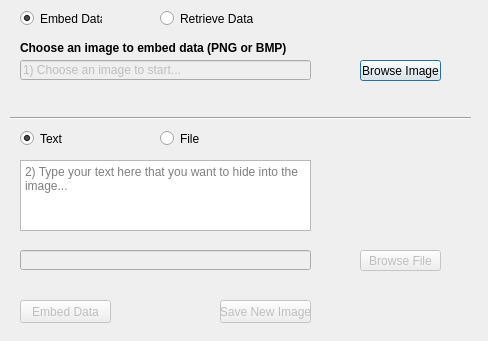
<?xml version="1.0" encoding="UTF-8"?>
<ui version="4.0">
 <class>embedData</class>
 <widget class="QDialog" name="embedData">
  <property name="windowModality">
   <enum>Qt::NonModal</enum>
  </property>
  <property name="geometry">
   <rect>
    <x>0</x>
    <y>0</y>
    <width>488</width>
    <height>341</height>
   </rect>
  </property>
  <property name="focusPolicy">
   <enum>Qt::TabFocus</enum>
  </property>
  <property name="windowTitle">
   <string>BounSteg</string>
  </property>
  <widget class="QRadioButton" name="radioText">
   <property name="geometry">
    <rect>
     <x>20</x>
     <y>130</y>
     <width>82</width>
     <height>17</height>
    </rect>
   </property>
   <property name="text">
    <string>Text</string>
   </property>
   <property name="checked">
    <bool>true</bool>
   </property>
   <property name="autoExclusive">
    <bool>false</bool>
   </property>
  </widget>
  <widget class="QRadioButton" name="radioFile">
   <property name="geometry">
    <rect>
     <x>160</x>
     <y>130</y>
     <width>82</width>
     <height>17</height>
    </rect>
   </property>
   <property name="text">
    <string>File</string>
   </property>
   <property name="autoExclusive">
    <bool>false</bool>
   </property>
  </widget>
  <widget class="QLineEdit" name="filePath1">
   <property name="enabled">
    <bool>false</bool>
   </property>
   <property name="geometry">
    <rect>
     <x>20</x>
     <y>60</y>
     <width>291</width>
     <height>20</height>
    </rect>
   </property>
   <property name="font">
    <font>
     <weight>50</weight>
     <bold>false</bold>
    </font>
   </property>
   <property name="text">
    <string>1) Choose an image to start...</string>
   </property>
  </widget>
  <widget class="QPushButton" name="browseImage1">
   <property name="geometry">
    <rect>
     <x>360</x>
     <y>60</y>
     <width>81</width>
     <height>21</height>
    </rect>
   </property>
   <property name="text">
    <string>Browse Image</string>
   </property>
  </widget>
  <widget class="QLineEdit" name="secretFile1">
   <property name="enabled">
    <bool>false</bool>
   </property>
   <property name="geometry">
    <rect>
     <x>20</x>
     <y>250</y>
     <width>291</width>
     <height>20</height>
    </rect>
   </property>
  </widget>
  <widget class="QPushButton" name="browseFile">
   <property name="enabled">
    <bool>false</bool>
   </property>
   <property name="geometry">
    <rect>
     <x>360</x>
     <y>250</y>
     <width>81</width>
     <height>21</height>
    </rect>
   </property>
   <property name="text">
    <string>Browse File</string>
   </property>
  </widget>
  <widget class="QPushButton" name="saveNewImage">
   <property name="enabled">
    <bool>false</bool>
   </property>
   <property name="geometry">
    <rect>
     <x>220</x>
     <y>300</y>
     <width>91</width>
     <height>23</height>
    </rect>
   </property>
   <property name="text">
    <string>Save New Image</string>
   </property>
  </widget>
  <widget class="Line" name="line">
   <property name="geometry">
    <rect>
     <x>10</x>
     <y>110</y>
     <width>461</width>
     <height>16</height>
    </rect>
   </property>
   <property name="orientation">
    <enum>Qt::Horizontal</enum>
   </property>
  </widget>
  <widget class="QRadioButton" name="radioEmbed1">
   <property name="geometry">
    <rect>
     <x>20</x>
     <y>10</y>
     <width>82</width>
     <height>17</height>
    </rect>
   </property>
   <property name="text">
    <string>Embed Data</string>
   </property>
   <property name="checked">
    <bool>true</bool>
   </property>
   <property name="autoExclusive">
    <bool>false</bool>
   </property>
  </widget>
  <widget class="QRadioButton" name="radioRetrieve1">
   <property name="geometry">
    <rect>
     <x>160</x>
     <y>10</y>
     <width>111</width>
     <height>17</height>
    </rect>
   </property>
   <property name="text">
    <string>Retrieve Data</string>
   </property>
   <property name="autoExclusive">
    <bool>false</bool>
   </property>
  </widget>
  <widget class="QLabel" name="label">
   <property name="geometry">
    <rect>
     <x>20</x>
     <y>40</y>
     <width>341</width>
     <height>16</height>
    </rect>
   </property>
   <property name="font">
    <font>
     <weight>75</weight>
     <bold>true</bold>
    </font>
   </property>
   <property name="text">
    <string>Choose an image to embed data (PNG or BMP)</string>
   </property>
  </widget>
  <widget class="QLabel" name="imageInfo1">
   <property name="geometry">
    <rect>
     <x>20</x>
     <y>90</y>
     <width>451</width>
     <height>16</height>
    </rect>
   </property>
   <property name="font">
    <font>
     <weight>75</weight>
     <bold>true</bold>
    </font>
   </property>
   <property name="text">
    <string/>
   </property>
  </widget>
  <widget class="QLabel" name="secretFileInfo">
   <property name="geometry">
    <rect>
     <x>20</x>
     <y>280</y>
     <width>341</width>
     <height>16</height>
    </rect>
   </property>
   <property name="font">
    <font>
     <weight>75</weight>
     <bold>true</bold>
    </font>
   </property>
   <property name="text">
    <string/>
   </property>
  </widget>
  <widget class="QPushButton" name="embed">
   <property name="enabled">
    <bool>false</bool>
   </property>
   <property name="geometry">
    <rect>
     <x>20</x>
     <y>300</y>
     <width>91</width>
     <height>23</height>
    </rect>
   </property>
   <property name="text">
    <string>Embed Data</string>
   </property>
  </widget>
  <widget class="QTextEdit" name="secretText1">
   <property name="enabled">
    <bool>true</bool>
   </property>
   <property name="geometry">
    <rect>
     <x>20</x>
     <y>160</y>
     <width>291</width>
     <height>71</height>
    </rect>
   </property>
   <property name="readOnly">
    <bool>false</bool>
   </property>
   <property name="acceptRichText">
    <bool>false</bool>
   </property>
   <property name="placeholderText">
    <string>2) Type your text here that you want to hide into the image...</string>
   </property>
  </widget>
 </widget>
 <resources/>
 <connections/>
</ui>
